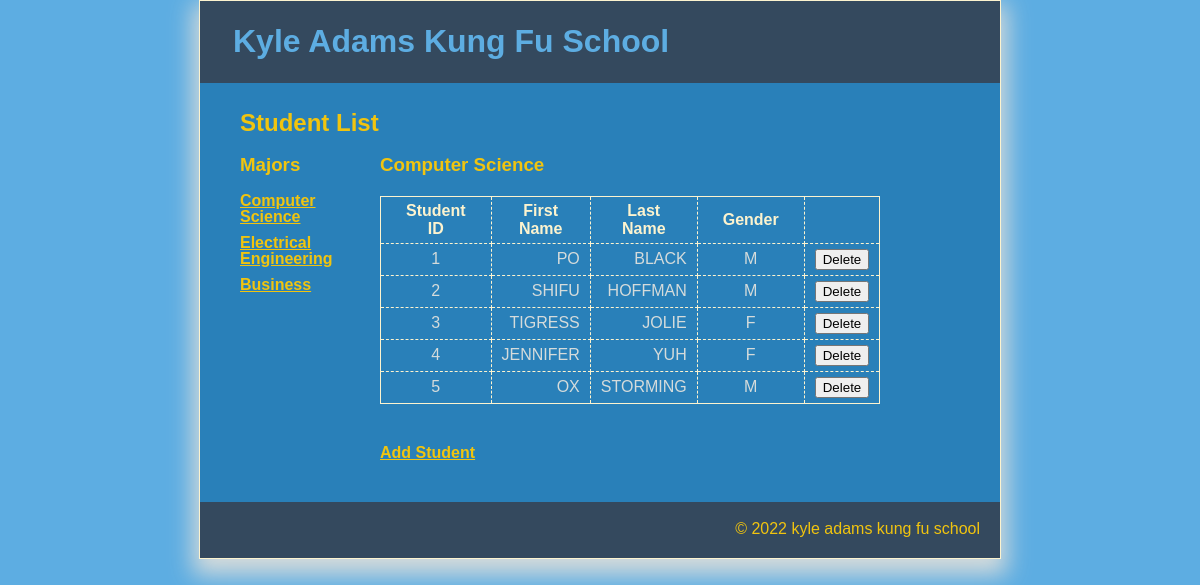
The page /student_manager/index.php on the database its author committed.
### tables this page shows
CREATE TABLE major (
	majorID			INT(11)			NOT NULL	AUTO_INCREMENT,
	majorName		VARCHAR(255)	NOT NULL,
	PRIMARY KEY (majorID)
);

CREATE TABLE student (
	studentID		INT(11)			NOT NULL	AUTO_INCREMENT,
	majorID 		INT(11)			NOT NULL,
	firstName		VARCHAR(255)	NOT NULL,
	lastName		VARCHAR(255)	NOT NULL,
	gender			CHAR(1)			NOT NULL,
	PRIMARY KEY (studentID),

	FOREIGN KEY (majorID) REFERENCES major(majorID)
);

### model/kyle_adams_major_db.php (called while the page is built, shortened)
<?php
function get_major_name($major_id) {
    global $db;
    $query = 'SELECT * FROM major
              WHERE majorID = :major_id';
    $statement = $db->prepare($query);
    $statement->bindValue(':major_id', $major_id);
    $statement->execute();
    $major = $statement->fetch();
    $major_name = $major['majorName'];
    return $major_name;
}
function get_majors() {
    global $db;
    $query = 'SELECT * FROM major
                       ORDER BY majorID';
	$statement = $db->prepare($query);
	$statement->execute();
	$majors = $statement->fetchAll();
    return $majors;
}
?>

### model/kyle_adams_student_db.php (called while the page is built, shortened)
<?php
function get_students_by_major($major_id) {
    global $db;
    $query = 'SELECT * FROM student
              WHERE student.majorID = :major_id
              ORDER BY studentID';
    $statement = $db->prepare($query);
    $statement->bindValue(":major_id", $major_id);
    $statement->execute();
    $student = $statement->fetchAll();
    return $student;
}
?>

### student_manager/kyle_adams_student_list.php (the view, shortened to what this page needs)
<?php include '../view/kyle_adams_header.php'; ?>
<div id="index">
			<h2>Student List</h2>
			<section>
				<h3><?php echo $major_name; ?></h3>
				<table>
					<tr>
						<th>Student ID</th>
						<th>First Name</th>
						<th>Last Name</th>
						<th>Gender</th>
						<th>&nbsp;</th>
					</tr>
					<?php foreach ($student as $s) : ?>
					<tr>
						<td style="text-align: center"><?php echo $s['studentID']; ?></td>
						<td><?php echo $s['firstName']; ?></td>
						<td><?php echo $s['lastName']; ?></td>
						<td style="text-align: center"><?php echo $s['gender']; ?></td>
						<td>
							<form action="." method="post">
							<input type="submit" value="Delete">
							</form>
						</td>
					</tr>
					<?php endforeach; ?>
				</table>
				<a href="?action=show_add_form">Add Student</a><br>
			</section>
			<aside>
				<ul>
					<h3 class="index">Majors</h3>
	 				<?php foreach ($majors as $major) : ?>
				 		<li>
							<a href=".?major_id=<?php echo $major['majorID']; ?>">
								<?php echo $major['majorName']; ?></a>
						</li>
			 		<?php endforeach; ?>
			 	</ul>
			</aside>
		</div>
<?php include '../view/kyle_adams_footer.php'; ?>

### student_manager/index.php
<?php
require ('../model/kyle_adams_database.php');
require ('../model/kyle_adams_student_db.php');
require ('../model/kyle_adams_major_db.php');
$action = filter_input(INPUT_POST, 'action');
if ($action == NULL) {
    $action = filter_input(INPUT_GET, 'action');
    if ($action == NULL) {
        $action = 'list_students';
    }
}
if ($action == 'list_students') {
	$major_id = filter_input(INPUT_GET, 'major_id',
            FILTER_VALIDATE_INT);
    if ($major_id == NULL || $major_id == FALSE) {
        $major_id = 1;
    }
    $major_name = get_major_name($major_id);
    $majors = get_majors();
    $student = get_students_by_major($major_id);
    include ('kyle_adams_student_list.php');
} else if ($action == 'delete_student') {
    $student_id = filter_input(INPUT_POST, 'student_id',
            FILTER_VALIDATE_INT);
    $major_id = filter_input(INPUT_POST, 'major_id',
            FILTER_VALIDATE_INT);
    delete_student($student_id);
    header("Location: .?major_id=$major_id");
} else if ($action == 'show_add_form') {
    $majors = get_majors();
    include('kyle_adams_student_add.php');
} else if ($action == 'add_student') {
    $major_id = filter_input(INPUT_POST, 'major_id',
                FILTER_VALIDATE_INT);
    $firstName = filter_input(INPUT_POST, 'firstName');
    $lastName = filter_input(INPUT_POST, 'lastName');
    $gender = filter_input(INPUT_POST, 'gender');
        if ($major_id == NULL || $major_id == FALSE || $firstName == NULL ||
                $lastName == NULL || $gender == NULL) {
            $error = "Invalid (missing) name. Check all fields and try again.";
            include('../errors/kyle_adams_error.php');
        } else {
            add_student($major_id, $firstName, $lastName, $gender);
            header("Location: .?major_id=$major_id");
        }
    }
?>

### view/kyle_adams_header.php (shortened to what this page needs)
<!DOCTYPE html>
<html lang="en">
	<head>
		<link href="../main.css" rel="stylesheet" type="text/css">
	</head>
	<body>
		<header>
			<h1>Kyle Adams Kung Fu School</h1>
		</header>

### view/kyle_adams_footer.php
<footer><br>&copy; <?php echo date("Y"); ?> kyle adams kung fu school</footer>
	</body>
</html>

### main.css (style rules this page uses)
html { background-color: #5dade2; }
body { background-color: #2980B9; font-family: Arial, Helvetica, sans-serif; width: 800px; border: 1px solid #fcf3cf; margin: 0 auto; box-shadow: 0px 10px 22px 6px #d5dbdb; }
header { background-color: #34495e; padding: 1px; }
h1 { padding-left: 1em; padding-right: 1em; color: #5dade2; }
a { font-weight: bold; color: #f1c40f; }
#index h2, #index h3, #data label, #data input, #data select { float: left; }
#index h2, #index h3 { color: #f1c40f; margin: 0px; padding-bottom: 20px; }
#index section { width: 570px; height: 100%; float: right; margin: 55px 50px 40px auto; }
#index h2 { margin: 10px auto auto 40px; }
#index table { width: 500px; border: 1px solid #fcf3cf; border-collapse: collapse; margin-bottom: 40px; }
#index th { font-weight: bold; text-align: center; color: #fcf3cf; padding: 5px 25px 5px 25px; }
#index td { text-align: right; color: #d5dbdb; padding: 5px 10px 5px 10px; }
#index th, #index td { border: 1px dashed #fcf3cf; }
#index aside { width: 175px; }
#index ul { line-height: 100%; }
#index li { list-style-type: none; padding-bottom: 10px; }
footer { background-color: #34495e; color: #f1c40f; text-align: right; padding-right: 20px; padding-bottom: 20px; clear: both; }

### rows shown on the page
major: majorName "Computer Science"
student: studentID "1", firstName "PO", lastName "BLACK", gender "M"
student: studentID "2", firstName "SHIFU", lastName "HOFFMAN", gender "M"
student: studentID "3", firstName "TIGRESS", lastName "JOLIE", gender "F"
student: studentID "4", firstName "JENNIFER", lastName "YUH", gender "F"
student: studentID "5", firstName "OX", lastName "STORMING", gender "M"
major: majorName "Electrical Engineering"
major: majorName "Business"
